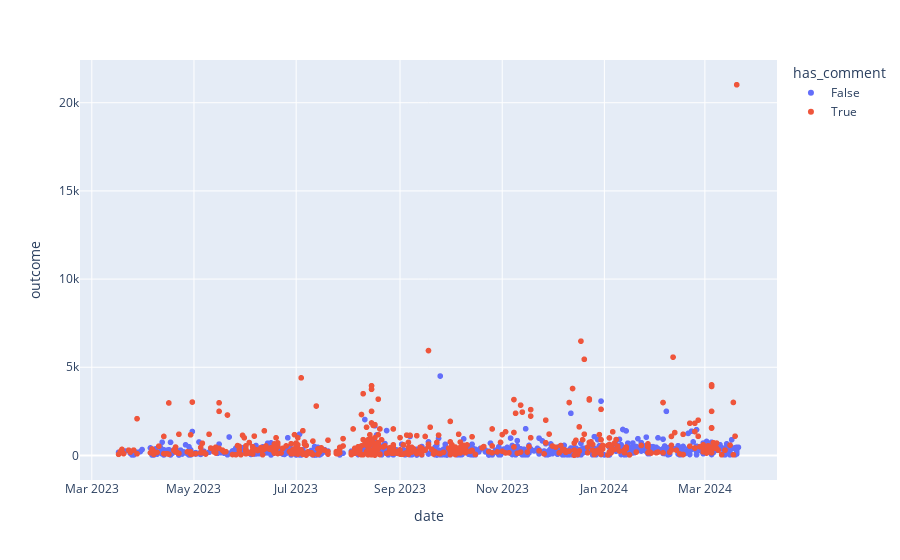

The notebook cell this image was saved under:
### Markdown cell above
Базовые статистики суммы трат (медиана и среднее) подтверждают мою гипотезу о том, что комментарий является меткой того, что трата неординарная.
Пускай медианные значения и довольно схожи, однако среднее занчение у трат без комментариев и с комментариями отличаются более чем в 2 раза. Это значит, что среди трат с комментариями есть яркие выбросы, в то время, как траты без комментариев довольно равномерные

### Code cell
plot_data = data.copy()
plot_data['has_comment'] = plot_data['comment'].isna() == False

px.scatter(plot_data, x='date', y='outcome', color='has_comment')

### Figure 1 — Plotly figure (JSON) as saved in the notebook; plotly's stock layout.template omitted (floating-point values rounded to 4 significant figures; data arrays with more than 128 entries replaced by an {"elided": "..."} marker saying what was removed)
{"data": [{"hovertemplate": "has_comment=False<br>date=%{x}<br>outcome=%{y}<extra></extra>", "legendgroup": "False", "marker": {"color": "#636efa", "symbol": "circle"}, "mode": "markers", "name": "False", "showlegend": true, "type": "scattergl", "x": {"elided": "695 str values"}, "xaxis": "x", "y": {"elided": "695 float values"}, "yaxis": "y"}, {"hovertemplate": "has_comment=True<br>date=%{x}<br>outcome=%{y}<extra></extra>", "legendgroup": "True", "marker": {"color": "#EF553B", "symbol": "circle"}, "mode": "markers", "name": "True", "showlegend": true, "type": "scattergl", "x": {"elided": "496 str values"}, "xaxis": "x", "y": {"elided": "496 float values"}, "yaxis": "y"}], "layout": {"legend": {"title": {"text": "has_comment"}, "tracegroupgap": 0}, "margin": {"t": 60}, "xaxis": {"anchor": "y", "domain": [0, 1], "title": {"text": "date"}}, "yaxis": {"anchor": "x", "domain": [0, 1], "title": {"text": "outcome"}}}}
